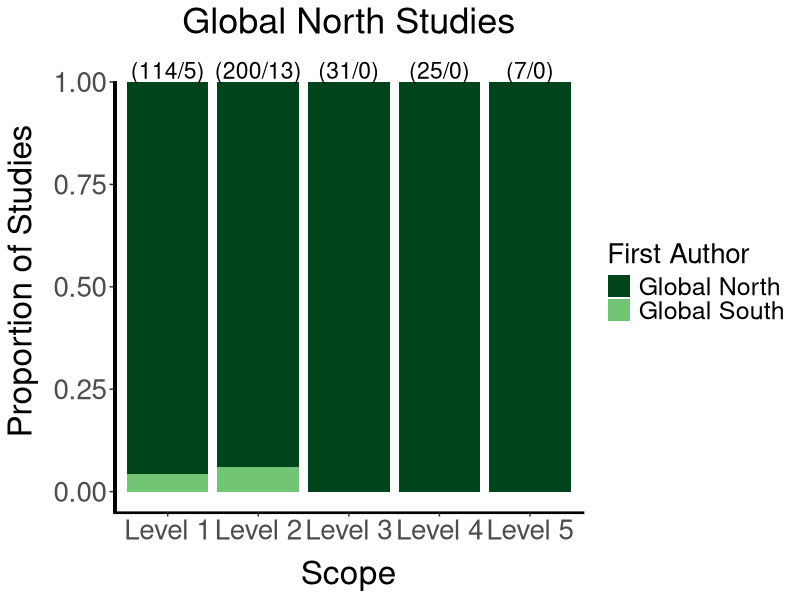
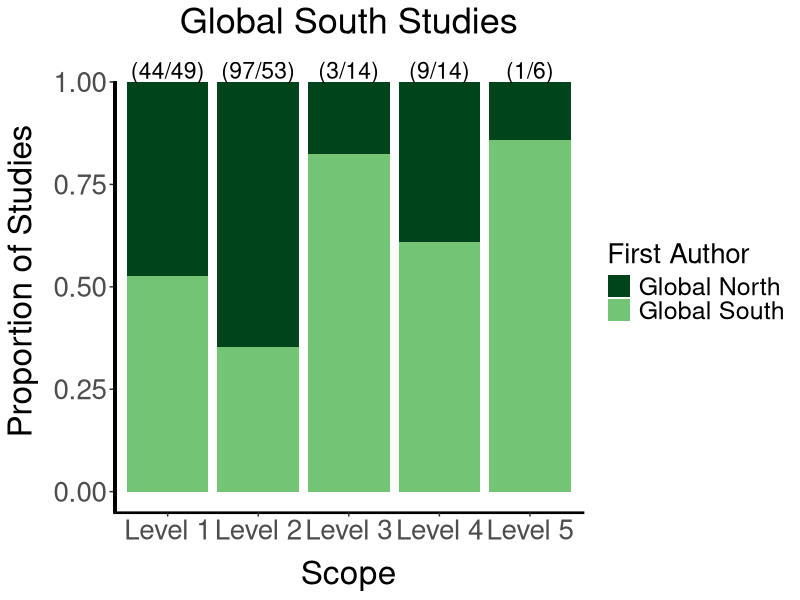
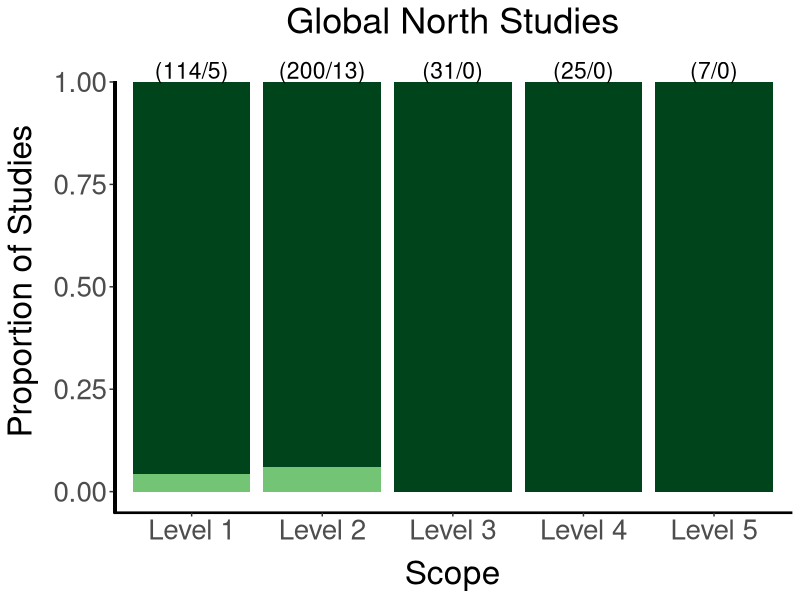
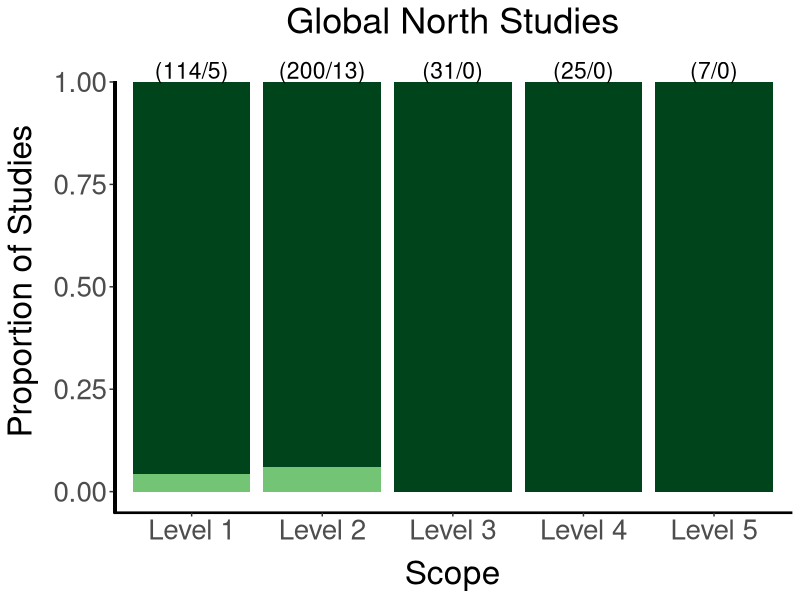
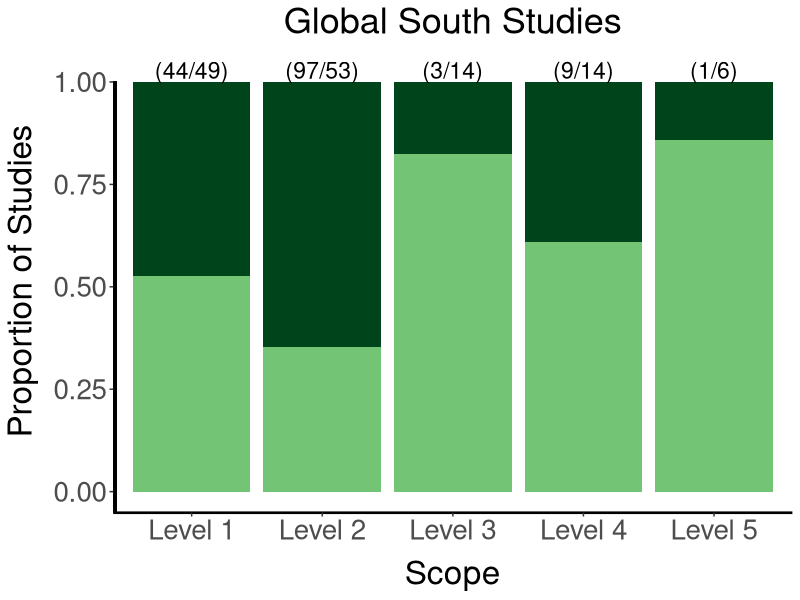

Source code (R) for these figures, in order:
#install packages
install.packages("RColorBrewer")
install.packages("ggplot2")
install.packages("dplyr")
install.packages("rstatix")
install.packages("viridis")
install.packages("scales")
install.packages("tidyr")
install.packages("ggpubr")
install.packages("svglite")
library(ggplot2)
library(dplyr)
library(rstatix)
library(viridis)
library(scales)
library(tidyr)
library(ggpubr)
library(svglite)
library(RColorBrewer)

#read in data
authorship_data<-read.csv("Final_postsubmission_Phase_2_Filtering.csv", header=T, sep= ",")

#fix scope labels
authorship_data$Scope<-replace(authorship_data$Scope,authorship_data$Scope=="Level 1: General genomic resources", "Level 1")
authorship_data$Scope<-replace(authorship_data$Scope,authorship_data$Scope=="Level 2: Spatial genomic variation", "Level 2")
authorship_data$Scope<-replace(authorship_data$Scope,authorship_data$Scope=="Level 3: Functional Variation - global change", "Level 3")
authorship_data$Scope<-replace(authorship_data$Scope,authorship_data$Scope=="Level 4: Functional Variation - climate change", "Level 4")
authorship_data$Scope<-replace(authorship_data$Scope,authorship_data$Scope=="Level 5: Adaptive Potential - climate change", "Level 5")

#filter by wild and local author not NA
authorship_data_wild<-authorship_data[authorship_data$Wild.or.Captive=="Wild",]
authorship_data_wild_local_author<-authorship_data_wild[is.na(authorship_data_wild$Number.of.Local.Authors)==FALSE,]
authorship_data_wild_local_author<-authorship_data_wild_local_author[is.na(authorship_data_wild_local_author$Species.Global.North.or.South)==FALSE,]


#deduplicate study based on Study ID
deduplicate_study<-distinct(authorship_data_wild_local_author, Study.ID, .keep_all= TRUE)

#609 studies with wild & local author data
length(unique(authorship_data_wild_local_author$Study.ID))


#find studies with both GN and GS sampling and take them out
global_divide_multiple<-authorship_data_wild_local_author %>% 
  group_by(Study.ID) %>%
  mutate(multiple_products = +(n_distinct(Species.Global.North.or.South) > 1)) %>%
  ungroup()
global_divide_multiple_final<-global_divide_multiple[global_divide_multiple$multiple_products!=1,]

#543 studies with wild & local author data w/o GN & GS sampling studies
length(unique(global_divide_multiple_final$Study.ID))

#add proportion and percentage of local authors columns to dataset w/o GN & GS studies
global_divide_multiple_final$prop_local_authors<-global_divide_multiple_final$Number.of.Local.Authors/global_divide_multiple_final$Total.Number.of.Authors
global_divide_multiple_final$percentage_local_authors<-(global_divide_multiple_final$prop_local_authors)*100

#add proportion and percentage of local authors columns to dataset w/ GN & GS studies
authorship_data_wild_local_author$prop_local_authors<-authorship_data_wild_local_author$Number.of.Local.Authors/authorship_data_wild_local_author$Total.Number.of.Authors
authorship_data_wild_local_author$percentage_local_authors<-(authorship_data_wild_local_author$prop_local_authors)*100

#deduplicate for unique Study ID, Scope, GN/GS sampling combo for dataset w/0 GN & GS studies
global_divide_multiple_final_dedup<-distinct(global_divide_multiple_final,Study.ID, Scope, Species.Global.North.or.South, .keep_all= TRUE)
global_divide_multiple_final_dedup_GN<-global_divide_multiple_final[global_divide_multiple_final$Species.Global.North.or.South=="Global North",]
global_divide_multiple_final_dedup_GS<-global_divide_multiple_final[global_divide_multiple_final$Species.Global.North.or.South=="Global South",]

#deduplicate for unique Study ID, Scope, GN/GS sampling combo for dataset w/ GN & GS studies
authorship_data_dedup_both<-distinct(authorship_data_wild_local_author,Study.ID, Scope, Species.Global.North.or.South, .keep_all= TRUE)
authorship_data_dedup_GN_both<-authorship_data_dedup_both[authorship_data_dedup_both$Species.Global.North.or.South=="Global North",]
authorship_data_dedup_GS_both<-authorship_data_dedup_both[authorship_data_dedup_both$Species.Global.North.or.South=="Global South",]



#675 studies total in figure because 66 studies had sampling in the Global North & South, 54 of these are double counted. 
#609 unique studies used in this figure. 66 studies had sampling in both the GN and the GS for a total of #416 studies with sampling in the GN and #247 GS. 
#Representing #685 unique genomic resources, defined as unique study and scope combos, since some studies had multiple scopes

##Global North w/ GN & GS studies
#395 unique Study, Scope, combos (a few studies double counted bc they had multiple scopes)
length(authorship_data_dedup_GN_both$Study.ID)
#390 unique studies
length(unique(authorship_data_dedup_GN_both$Study.ID))

##Global South w/ GN & GS studies
#290 unique Study, Scope, combos (a few studies double counted bc they had multiple scopes)
length(authorship_data_dedup_GS_both$Study.ID)
#285 unique studies
length(unique(authorship_data_dedup_GS_both$Study.ID))

##Total w/ GN & GS studies
#685 unique Study, Scope, combos (a few studies double counted bc they had multiple scopes)
length(authorship_data_dedup_both$Study.ID)
#609 unique studies
length(unique(authorship_data_dedup_both$Study.ID))

#Numbers for GN plot
sum(authorship_data_dedup_GN_both$Scope=="Level 1" & authorship_data_dedup_GN_both$X1st.Author.Global.Divide=="Global North")
sum(authorship_data_dedup_GN_both$Scope=="Level 1" & authorship_data_dedup_GN_both$X1st.Author.Global.Divide=="Global South")
sum(authorship_data_dedup_GN_both$Scope=="Level 2" & authorship_data_dedup_GN_both$X1st.Author.Global.Divide=="Global North")
sum(authorship_data_dedup_GN_both$Scope=="Level 2" & authorship_data_dedup_GN_both$X1st.Author.Global.Divide=="Global South")
sum(authorship_data_dedup_GN_both$Scope=="Level 3" & authorship_data_dedup_GN_both$X1st.Author.Global.Divide=="Global North")
sum(authorship_data_dedup_GN_both$Scope=="Level 3" & authorship_data_dedup_GN_both$X1st.Author.Global.Divide=="Global South")
sum(authorship_data_dedup_GN_both$Scope=="Level 4" & authorship_data_dedup_GN_both$X1st.Author.Global.Divide=="Global North")
sum(authorship_data_dedup_GN_both$Scope=="Level 4" & authorship_data_dedup_GN_both$X1st.Author.Global.Divide=="Global South")
sum(authorship_data_dedup_GN_both$Scope=="Level 5" & authorship_data_dedup_GN_both$X1st.Author.Global.Divide=="Global North")
sum(authorship_data_dedup_GN_both$Scope=="Level 5" & authorship_data_dedup_GN_both$X1st.Author.Global.Divide=="Global South")

#Numbers for GS plot
sum(authorship_data_dedup_GS_both$Scope=="Level 1" & authorship_data_dedup_GS_both$X1st.Author.Global.Divide=="Global North")
sum(authorship_data_dedup_GS_both$Scope=="Level 1" & authorship_data_dedup_GS_both$X1st.Author.Global.Divide=="Global South")
sum(authorship_data_dedup_GS_both$Scope=="Level 2" & authorship_data_dedup_GS_both$X1st.Author.Global.Divide=="Global North")
sum(authorship_data_dedup_GS_both$Scope=="Level 2" & authorship_data_dedup_GS_both$X1st.Author.Global.Divide=="Global South")
sum(authorship_data_dedup_GS_both$Scope=="Level 3" & authorship_data_dedup_GS_both$X1st.Author.Global.Divide=="Global North")
sum(authorship_data_dedup_GS_both$Scope=="Level 3" & authorship_data_dedup_GS_both$X1st.Author.Global.Divide=="Global South")
sum(authorship_data_dedup_GS_both$Scope=="Level 4" & authorship_data_dedup_GS_both$X1st.Author.Global.Divide=="Global North")
sum(authorship_data_dedup_GS_both$Scope=="Level 4" & authorship_data_dedup_GS_both$X1st.Author.Global.Divide=="Global South")
sum(authorship_data_dedup_GS_both$Scope=="Level 5" & authorship_data_dedup_GS_both$X1st.Author.Global.Divide=="Global North")
sum(authorship_data_dedup_GS_both$Scope=="Level 5" & authorship_data_dedup_GS_both$X1st.Author.Global.Divide=="Global South")



##plot it!
GN_Scope_Prop_first_author<-ggplot(authorship_data_dedup_GN_both, aes(x=Scope, fill=X1st.Author.Global.Divide))+
  ggtitle("Global North Studies")+geom_bar(position="fill")+
  geom_bar(position="fill")+geom_segment(x=0.415,y=-0.5,yend=1.0014, size=1)+
  theme_bw()+
  annotate("text", x = 1, y = 1.0285, label = "(114/5)", size=5.8)+
  annotate("text", x = 2, y = 1.0285, label = "(200/13)", size=5.8)+
  annotate("text", x = 3, y = 1.0285, label = "(31/0)", size=5.8)+
  annotate("text", x = 4, y = 1.0285, label = "(25/0)", size=5.8)+
  annotate("text", x = 5, y = 1.0285, label = "(7/0)", size=5.8)+
  scale_fill_manual(values=c("#00441B","#74C476"), name="First Author")+
  theme(plot.title = element_text(hjust = 0.5, size=26),panel.border=element_blank(),axis.line.x=element_line(size=0.9),panel.grid = element_blank(), legend.text = element_text(size=18),legend.title=element_text(size=20),axis.title.x = element_text(size=24, margin = margin(t=10)), axis.title.y=element_text(size=24, margin=margin(r=10)),axis.text = element_text(size=20))+ylab("Proportion of Studies")
GN_Scope_Prop_first_author

GS_Scope_Prop_first_author<-ggplot(authorship_data_dedup_GS_both, aes(x=Scope, fill=X1st.Author.Global.Divide))+
  ggtitle("Global South Studies")+geom_bar(position="fill")+
  geom_bar(position="fill")+geom_segment(x=0.415,y=-0.5,yend=1.0014, size=1)+
  theme_bw()+
  annotate("text", x = 1, y = 1.0285, label = "(44/49)", size=5.8)+
  annotate("text", x = 2, y = 1.0285, label = "(97/53)", size=5.8)+
  annotate("text", x = 3, y = 1.0285, label = "(3/14)", size=5.8)+
  annotate("text", x = 4, y = 1.0285, label = "(9/14)", size=5.8)+
  annotate("text", x = 5, y = 1.0285, label = "(1/6)", size=5.8)+
  scale_fill_manual(values=c("#00441B","#74C476"), name="First Author")+
  theme(plot.title = element_text(hjust = 0.5, size=26),panel.border=element_blank(),axis.line.x=element_line(size=0.9),panel.grid = element_blank(), legend.text = element_text(size=18),legend.title=element_text(size=20),axis.title.x = element_text(size=24, margin = margin(t=10)), axis.title.y=element_text(size=24, margin=margin(r=10)),axis.text = element_text(size=20))+ylab("Proportion of Studies")
GS_Scope_Prop_first_author

##without legend
GN_Scope_Prop_first_author_no_leg<-ggplot(authorship_data_dedup_GN_both, aes(x=Scope, fill=X1st.Author.Global.Divide))+
  ggtitle("Global North Studies")+geom_bar(position="fill")+
  geom_bar(position="fill")+geom_segment(x=0.415,y=-0.5,yend=1.0014, size=1)+
  theme_bw()+
  annotate("text", x = 1, y = 1.0285, label = "(114/5)", size=5.8)+
  annotate("text", x = 2, y = 1.0285, label = "(200/13)", size=5.8)+
  annotate("text", x = 3, y = 1.0285, label = "(31/0)", size=5.8)+
  annotate("text", x = 4, y = 1.0285, label = "(25/0)", size=5.8)+
  annotate("text", x = 5, y = 1.0285, label = "(7/0)", size=5.8)+
  scale_fill_manual(values=c("#00441B","#74C476"), name="First Author")+
  theme(legend.position="none",plot.title = element_text(hjust = 0.5, size=26),panel.border=element_blank(),axis.line.x=element_line(size=0.9),panel.grid = element_blank(), legend.text = element_text(size=18),legend.title=element_text(size=20),axis.title.x = element_text(size=24, margin = margin(t=10)), axis.title.y=element_text(size=24, margin=margin(r=10)),axis.text = element_text(size=20))+ylab("Proportion of Studies")
GN_Scope_Prop_first_author_no_leg

GS_Scope_Prop_first_author_no_leg<-ggplot(authorship_data_dedup_GS_both, aes(x=Scope, fill=X1st.Author.Global.Divide))+
  ggtitle("Global South Studies")+geom_bar(position="fill")+
  geom_bar(position="fill")+geom_segment(x=0.415,y=-0.5,yend=1.0014, size=1)+
  theme_bw()+
  annotate("text", x = 1, y = 1.0285, label = "(44/49)", size=5.8)+
  annotate("text", x = 2, y = 1.0285, label = "(97/53)", size=5.8)+
  annotate("text", x = 3, y = 1.0285, label = "(3/14)", size=5.8)+
  annotate("text", x = 4, y = 1.0285, label = "(9/14)", size=5.8)+
  annotate("text", x = 5, y = 1.0285, label = "(1/6)", size=5.8)+
  scale_fill_manual(values=c("#00441B","#74C476"), name="First Author")+
  theme(legend.position="none", plot.title = element_text(hjust = 0.5, size=26),panel.border=element_blank(),axis.line.x=element_line(size=0.9),panel.grid = element_blank(), legend.text = element_text(size=18),legend.title=element_text(size=20),axis.title.x = element_text(size=24, margin = margin(t=10)), axis.title.y=element_text(size=24, margin=margin(r=10)),axis.text = element_text(size=20))+ylab("Proportion of Studies")

#save the plots
ggsave("Figure 6d_v2.svg", plot=GN_Scope_Prop_first_author_no_leg, width=8, height=8,dpi=300)
ggsave("Figure 6e_v2.svg", plot=GS_Scope_Prop_first_author_no_leg, width=8, height=8,dpi=300)
